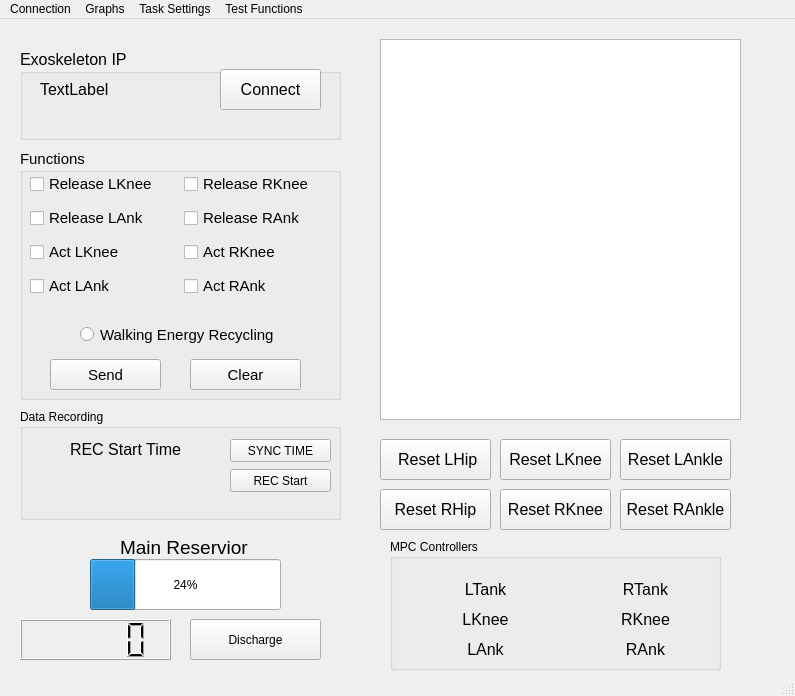
<?xml version="1.0" encoding="UTF-8"?>
<ui version="4.0">
 <class>MainWindow</class>
 <widget class="QMainWindow" name="MainWindow">
  <property name="geometry">
   <rect>
    <x>0</x>
    <y>0</y>
    <width>795</width>
    <height>696</height>
   </rect>
  </property>
  <property name="windowTitle">
   <string>MainWindow</string>
  </property>
  <widget class="QWidget" name="centralwidget">
   <widget class="QProgressBar" name="air_volumn">
    <property name="geometry">
     <rect>
      <x>90</x>
      <y>540</y>
      <width>191</width>
      <height>51</height>
     </rect>
    </property>
    <property name="value">
     <number>24</number>
    </property>
   </widget>
   <widget class="QGroupBox" name="groupBox">
    <property name="geometry">
     <rect>
      <x>20</x>
      <y>30</y>
      <width>321</width>
      <height>91</height>
     </rect>
    </property>
    <property name="font">
     <font>
      <pointsize>12</pointsize>
     </font>
    </property>
    <property name="cursor">
     <cursorShape>ArrowCursor</cursorShape>
    </property>
    <property name="title">
     <string>Exoskeleton IP</string>
    </property>
    <widget class="QPushButton" name="btn_connect">
     <property name="geometry">
      <rect>
       <x>200</x>
       <y>20</y>
       <width>101</width>
       <height>41</height>
      </rect>
     </property>
     <property name="font">
      <font>
       <pointsize>12</pointsize>
      </font>
     </property>
     <property name="text">
      <string>Connect</string>
     </property>
    </widget>
    <widget class="QLabel" name="cur_ip_label">
     <property name="geometry">
      <rect>
       <x>20</x>
       <y>20</y>
       <width>151</width>
       <height>41</height>
      </rect>
     </property>
     <property name="font">
      <font>
       <pointsize>12</pointsize>
      </font>
     </property>
     <property name="text">
      <string>TextLabel</string>
     </property>
    </widget>
   </widget>
   <widget class="QGroupBox" name="groupBox_2">
    <property name="geometry">
     <rect>
      <x>20</x>
      <y>130</y>
      <width>321</width>
      <height>251</height>
     </rect>
    </property>
    <property name="font">
     <font>
      <pointsize>11</pointsize>
     </font>
    </property>
    <property name="title">
     <string>Functions</string>
    </property>
    <widget class="QPushButton" name="btn_sendCmd">
     <property name="geometry">
      <rect>
       <x>30</x>
       <y>210</y>
       <width>111</width>
       <height>31</height>
      </rect>
     </property>
     <property name="text">
      <string>Send</string>
     </property>
    </widget>
    <widget class="QPushButton" name="but_clearCmd">
     <property name="geometry">
      <rect>
       <x>170</x>
       <y>210</y>
       <width>111</width>
       <height>31</height>
      </rect>
     </property>
     <property name="text">
      <string>Clear</string>
     </property>
    </widget>
    <widget class="QWidget" name="gridLayoutWidget">
     <property name="geometry">
      <rect>
       <x>10</x>
       <y>19</y>
       <width>301</width>
       <height>136</height>
      </rect>
     </property>
     <layout class="QGridLayout" name="gridLayout">
      <item row="0" column="0">
       <widget class="QCheckBox" name="checkBox_rel_LKne">
        <property name="text">
         <string>Release LKnee</string>
        </property>
       </widget>
      </item>
      <item row="2" column="0">
       <widget class="QCheckBox" name="checkBox_act_LKne">
        <property name="text">
         <string>Act LKnee</string>
        </property>
       </widget>
      </item>
      <item row="1" column="0">
       <widget class="QCheckBox" name="checkBox_rel_LAnk">
        <property name="text">
         <string>Release LAnk</string>
        </property>
       </widget>
      </item>
      <item row="2" column="1">
       <widget class="QCheckBox" name="checkBox_act_RKne">
        <property name="text">
         <string>Act RKnee</string>
        </property>
       </widget>
      </item>
      <item row="3" column="0">
       <widget class="QCheckBox" name="checkBox_actLAnk">
        <property name="text">
         <string>Act LAnk</string>
        </property>
       </widget>
      </item>
      <item row="1" column="1">
       <widget class="QCheckBox" name="checkBox_rel_RAnk">
        <property name="text">
         <string>Release RAnk</string>
        </property>
       </widget>
      </item>
      <item row="3" column="1">
       <widget class="QCheckBox" name="checkBox_actRAnk">
        <property name="text">
         <string>Act RAnk</string>
        </property>
       </widget>
      </item>
      <item row="0" column="1">
       <widget class="QCheckBox" name="checkBox_rel_RKne">
        <property name="text">
         <string>Release RKnee</string>
        </property>
       </widget>
      </item>
     </layout>
    </widget>
    <widget class="QRadioButton" name="radioButton_walkRec">
     <property name="geometry">
      <rect>
       <x>60</x>
       <y>170</y>
       <width>201</width>
       <height>31</height>
      </rect>
     </property>
     <property name="text">
      <string>Walking Energy Recycling</string>
     </property>
    </widget>
   </widget>
   <widget class="QLabel" name="label">
    <property name="geometry">
     <rect>
      <x>120</x>
      <y>520</y>
      <width>141</width>
      <height>16</height>
     </rect>
    </property>
    <property name="font">
     <font>
      <pointsize>14</pointsize>
     </font>
    </property>
    <property name="text">
     <string>Main Reservior</string>
    </property>
   </widget>
   <widget class="QPushButton" name="btn_resetLHip">
    <property name="geometry">
     <rect>
      <x>380</x>
      <y>420</y>
      <width>111</width>
      <height>41</height>
     </rect>
    </property>
    <property name="font">
     <font>
      <pointsize>12</pointsize>
     </font>
    </property>
    <property name="text">
     <string> Reset LHip</string>
    </property>
   </widget>
   <widget class="GraphicsLayoutWidget" name="exo_rt_plot">
    <property name="geometry">
     <rect>
      <x>380</x>
      <y>20</y>
      <width>361</width>
      <height>381</height>
     </rect>
    </property>
   </widget>
   <widget class="QPushButton" name="btn_resetLKne">
    <property name="geometry">
     <rect>
      <x>500</x>
      <y>420</y>
      <width>111</width>
      <height>41</height>
     </rect>
    </property>
    <property name="font">
     <font>
      <pointsize>12</pointsize>
     </font>
    </property>
    <property name="text">
     <string>Reset LKnee</string>
    </property>
   </widget>
   <widget class="QPushButton" name="btn_resetLAnk">
    <property name="geometry">
     <rect>
      <x>620</x>
      <y>420</y>
      <width>111</width>
      <height>41</height>
     </rect>
    </property>
    <property name="font">
     <font>
      <pointsize>12</pointsize>
     </font>
    </property>
    <property name="text">
     <string>Reset LAnkle</string>
    </property>
   </widget>
   <widget class="QPushButton" name="btn_resetRHip">
    <property name="geometry">
     <rect>
      <x>380</x>
      <y>470</y>
      <width>111</width>
      <height>41</height>
     </rect>
    </property>
    <property name="font">
     <font>
      <pointsize>12</pointsize>
     </font>
    </property>
    <property name="text">
     <string>Reset RHip</string>
    </property>
   </widget>
   <widget class="QPushButton" name="btn_resetRKne">
    <property name="geometry">
     <rect>
      <x>500</x>
      <y>470</y>
      <width>111</width>
      <height>41</height>
     </rect>
    </property>
    <property name="font">
     <font>
      <pointsize>12</pointsize>
     </font>
    </property>
    <property name="text">
     <string>Reset RKnee</string>
    </property>
   </widget>
   <widget class="QPushButton" name="btn_resetRAnk">
    <property name="geometry">
     <rect>
      <x>620</x>
      <y>470</y>
      <width>111</width>
      <height>41</height>
     </rect>
    </property>
    <property name="font">
     <font>
      <pointsize>12</pointsize>
     </font>
    </property>
    <property name="text">
     <string>Reset RAnkle</string>
    </property>
   </widget>
   <widget class="QPushButton" name="btn_dischargeAllAir">
    <property name="geometry">
     <rect>
      <x>190</x>
      <y>600</y>
      <width>131</width>
      <height>41</height>
     </rect>
    </property>
    <property name="text">
     <string>Discharge</string>
    </property>
   </widget>
   <widget class="QGroupBox" name="groupBox_3">
    <property name="geometry">
     <rect>
      <x>20</x>
      <y>390</y>
      <width>321</width>
      <height>111</height>
     </rect>
    </property>
    <property name="title">
     <string>Data Recording</string>
    </property>
    <widget class="QPushButton" name="btn_rec_start">
     <property name="geometry">
      <rect>
       <x>210</x>
       <y>60</y>
       <width>101</width>
       <height>23</height>
      </rect>
     </property>
     <property name="text">
      <string>REC Start</string>
     </property>
    </widget>
    <widget class="QPushButton" name="btn_syncTime">
     <property name="geometry">
      <rect>
       <x>210</x>
       <y>30</y>
       <width>101</width>
       <height>23</height>
      </rect>
     </property>
     <property name="text">
      <string>SYNC TIME</string>
     </property>
    </widget>
    <widget class="QLabel" name="label_3">
     <property name="geometry">
      <rect>
       <x>50</x>
       <y>30</y>
       <width>121</width>
       <height>20</height>
      </rect>
     </property>
     <property name="font">
      <font>
       <pointsize>12</pointsize>
      </font>
     </property>
     <property name="text">
      <string>REC Start Time</string>
     </property>
    </widget>
    <widget class="QLabel" name="label_startTime">
     <property name="geometry">
      <rect>
       <x>26</x>
       <y>60</y>
       <width>161</width>
       <height>20</height>
      </rect>
     </property>
     <property name="text">
      <string/>
     </property>
     <property name="alignment">
      <set>Qt::AlignCenter</set>
     </property>
    </widget>
   </widget>
   <widget class="QLCDNumber" name="lcd_TankPre">
    <property name="geometry">
     <rect>
      <x>20</x>
      <y>600</y>
      <width>151</width>
      <height>41</height>
     </rect>
    </property>
   </widget>
   <widget class="QGroupBox" name="groupBox_4">
    <property name="geometry">
     <rect>
      <x>390</x>
      <y>520</y>
      <width>331</width>
      <height>131</height>
     </rect>
    </property>
    <property name="title">
     <string>MPC Controllers</string>
    </property>
    <widget class="QLabel" name="LED_LTank">
     <property name="geometry">
      <rect>
       <x>30</x>
       <y>40</y>
       <width>16</width>
       <height>16</height>
      </rect>
     </property>
     <property name="text">
      <string/>
     </property>
     <property name="pixmap">
      <pixmap>off_led.png</pixmap>
     </property>
     <property name="scaledContents">
      <bool>true</bool>
     </property>
     <property name="alignment">
      <set>Qt::AlignCenter</set>
     </property>
    </widget>
    <widget class="QLabel" name="LED_LKnee">
     <property name="geometry">
      <rect>
       <x>30</x>
       <y>70</y>
       <width>16</width>
       <height>16</height>
      </rect>
     </property>
     <property name="text">
      <string/>
     </property>
     <property name="pixmap">
      <pixmap>off_led.png</pixmap>
     </property>
     <property name="scaledContents">
      <bool>true</bool>
     </property>
     <property name="alignment">
      <set>Qt::AlignCenter</set>
     </property>
    </widget>
    <widget class="QLabel" name="LED_RTank">
     <property name="geometry">
      <rect>
       <x>190</x>
       <y>40</y>
       <width>16</width>
       <height>16</height>
      </rect>
     </property>
     <property name="text">
      <string/>
     </property>
     <property name="pixmap">
      <pixmap>off_led.png</pixmap>
     </property>
     <property name="scaledContents">
      <bool>true</bool>
     </property>
     <property name="alignment">
      <set>Qt::AlignCenter</set>
     </property>
    </widget>
    <widget class="QLabel" name="LED_RKnee">
     <property name="geometry">
      <rect>
       <x>190</x>
       <y>70</y>
       <width>16</width>
       <height>16</height>
      </rect>
     </property>
     <property name="text">
      <string/>
     </property>
     <property name="pixmap">
      <pixmap>off_led.png</pixmap>
     </property>
     <property name="scaledContents">
      <bool>true</bool>
     </property>
     <property name="alignment">
      <set>Qt::AlignCenter</set>
     </property>
    </widget>
    <widget class="QLabel" name="label_2">
     <property name="geometry">
      <rect>
       <x>60</x>
       <y>40</y>
       <width>71</width>
       <height>21</height>
      </rect>
     </property>
     <property name="font">
      <font>
       <pointsize>12</pointsize>
      </font>
     </property>
     <property name="text">
      <string>LTank</string>
     </property>
     <property name="alignment">
      <set>Qt::AlignCenter</set>
     </property>
    </widget>
    <widget class="QLabel" name="label_4">
     <property name="geometry">
      <rect>
       <x>60</x>
       <y>70</y>
       <width>71</width>
       <height>21</height>
      </rect>
     </property>
     <property name="font">
      <font>
       <pointsize>12</pointsize>
      </font>
     </property>
     <property name="text">
      <string>LKnee</string>
     </property>
     <property name="alignment">
      <set>Qt::AlignCenter</set>
     </property>
    </widget>
    <widget class="QLabel" name="RTank_LED">
     <property name="geometry">
      <rect>
       <x>220</x>
       <y>40</y>
       <width>71</width>
       <height>21</height>
      </rect>
     </property>
     <property name="font">
      <font>
       <pointsize>12</pointsize>
      </font>
     </property>
     <property name="text">
      <string>RTank</string>
     </property>
     <property name="alignment">
      <set>Qt::AlignCenter</set>
     </property>
    </widget>
    <widget class="QLabel" name="RKnee_LED">
     <property name="geometry">
      <rect>
       <x>220</x>
       <y>70</y>
       <width>71</width>
       <height>21</height>
      </rect>
     </property>
     <property name="font">
      <font>
       <pointsize>12</pointsize>
      </font>
     </property>
     <property name="text">
      <string>RKnee</string>
     </property>
     <property name="alignment">
      <set>Qt::AlignCenter</set>
     </property>
    </widget>
    <widget class="QLabel" name="LED_LAnk">
     <property name="geometry">
      <rect>
       <x>30</x>
       <y>100</y>
       <width>16</width>
       <height>16</height>
      </rect>
     </property>
     <property name="text">
      <string/>
     </property>
     <property name="pixmap">
      <pixmap>off_led.png</pixmap>
     </property>
     <property name="scaledContents">
      <bool>true</bool>
     </property>
     <property name="alignment">
      <set>Qt::AlignCenter</set>
     </property>
    </widget>
    <widget class="QLabel" name="LED_LAnk_2">
     <property name="geometry">
      <rect>
       <x>60</x>
       <y>100</y>
       <width>71</width>
       <height>21</height>
      </rect>
     </property>
     <property name="font">
      <font>
       <pointsize>12</pointsize>
      </font>
     </property>
     <property name="text">
      <string>LAnk</string>
     </property>
     <property name="scaledContents">
      <bool>false</bool>
     </property>
     <property name="alignment">
      <set>Qt::AlignCenter</set>
     </property>
    </widget>
    <widget class="QLabel" name="LED_RAnk">
     <property name="geometry">
      <rect>
       <x>190</x>
       <y>100</y>
       <width>16</width>
       <height>16</height>
      </rect>
     </property>
     <property name="text">
      <string/>
     </property>
     <property name="pixmap">
      <pixmap>off_led.png</pixmap>
     </property>
     <property name="scaledContents">
      <bool>true</bool>
     </property>
     <property name="alignment">
      <set>Qt::AlignCenter</set>
     </property>
    </widget>
    <widget class="QLabel" name="RKnee_LED_2">
     <property name="geometry">
      <rect>
       <x>220</x>
       <y>100</y>
       <width>71</width>
       <height>21</height>
      </rect>
     </property>
     <property name="font">
      <font>
       <pointsize>12</pointsize>
      </font>
     </property>
     <property name="text">
      <string>RAnk</string>
     </property>
     <property name="alignment">
      <set>Qt::AlignCenter</set>
     </property>
    </widget>
   </widget>
  </widget>
  <widget class="QMenuBar" name="menubar">
   <property name="geometry">
    <rect>
     <x>0</x>
     <y>0</y>
     <width>795</width>
     <height>20</height>
    </rect>
   </property>
   <widget class="QMenu" name="menuConnection">
    <property name="title">
     <string>Connection</string>
    </property>
    <addaction name="actionSet_IP_Address"/>
   </widget>
   <widget class="QMenu" name="menuGraphs">
    <property name="title">
     <string>Graphs</string>
    </property>
    <addaction name="actionGraphJoint"/>
    <addaction name="action_plotPressure"/>
    <addaction name="actionPWM_Duty"/>
   </widget>
   <widget class="QMenu" name="menuTask_Settings">
    <property name="title">
     <string>Task Settings</string>
    </property>
   </widget>
   <widget class="QMenu" name="menuAction">
    <property name="title">
     <string>Test Functions</string>
    </property>
    <addaction name="actionTest_SW_Valves"/>
    <addaction name="act_testPWM_valves"/>
   </widget>
   <addaction name="menuConnection"/>
   <addaction name="menuGraphs"/>
   <addaction name="menuTask_Settings"/>
   <addaction name="menuAction"/>
  </widget>
  <widget class="QStatusBar" name="statusbar"/>
  <action name="actionSet_IP_Address">
   <property name="text">
    <string>Set IP Address</string>
   </property>
  </action>
  <action name="actionGraphJoint">
   <property name="text">
    <string>Joint Angles</string>
   </property>
  </action>
  <action name="action_plotPressure">
   <property name="text">
    <string>Pressure</string>
   </property>
  </action>
  <action name="actionTest_SW_Valves">
   <property name="text">
    <string>Test SW Valves</string>
   </property>
  </action>
  <action name="act_testPWM_valves">
   <property name="text">
    <string>Test PWM Valves</string>
   </property>
  </action>
  <action name="actionPWM_Duty">
   <property name="text">
    <string>PWM Duty</string>
   </property>
  </action>
  <action name="actionTest_MPC">
   <property name="text">
    <string>Test MPC</string>
   </property>
  </action>
 </widget>
 <customwidgets>
  <customwidget>
   <class>GraphicsLayoutWidget</class>
   <extends>QGraphicsView</extends>
   <header>pyqtgraph</header>
  </customwidget>
 </customwidgets>
 <resources/>
 <connections/>
</ui>
